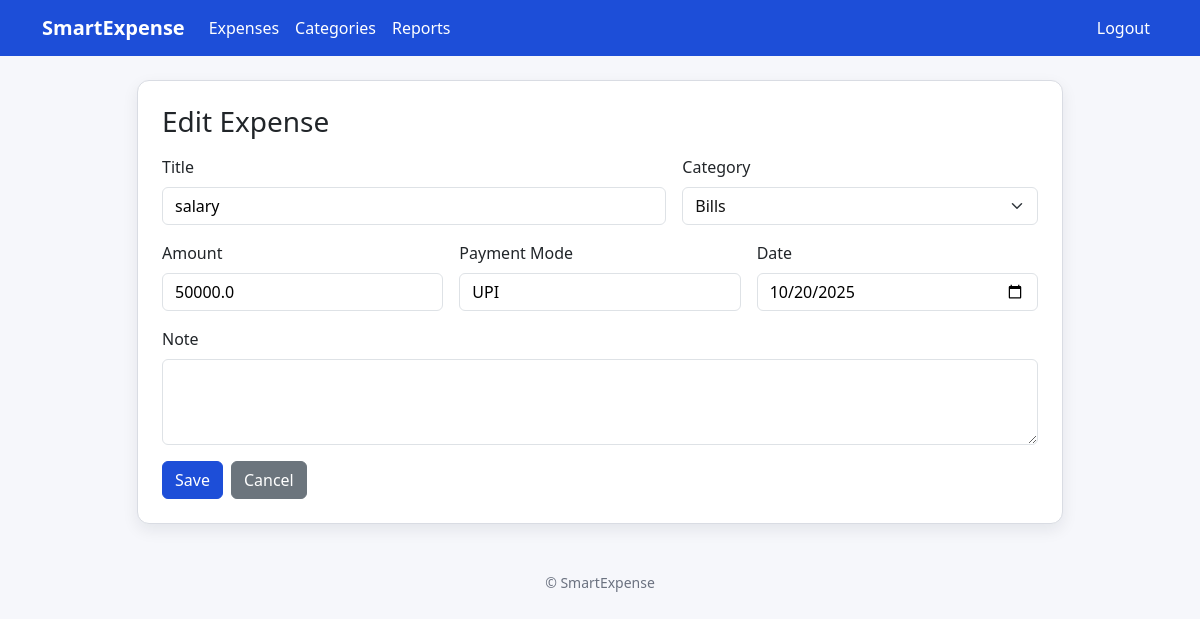
Screenshot of /expenses/11/edit (signed in) with the database file from the repository.
### smartexpense/models/expense.py (models this page shows)
class Expense(db.Model):
    __tablename__ = "expenses"
    id = db.Column(db.Integer, primary_key=True)
    user_id = db.Column(db.Integer, db.ForeignKey("users.id"), nullable=False)
    title = db.Column(db.String(200), nullable=False)
    category_id = db.Column(db.Integer, db.ForeignKey("categories.id"), nullable=False)
    amount = db.Column(db.Float, nullable=False)
    payment_mode = db.Column(db.String(50))  # Cash/Card/UPI
    spent_on = db.Column(db.Date, default=date.today, nullable=False)
    note = db.Column(db.Text)

### smartexpense/blueprints/expenses/routes.py (the view, shortened to what this page needs)
@expenses_bp.route("/<int:expense_id>/edit", methods=["GET", "POST"])
@login_required
def edit_expense(expense_id):
    exp = Expense.query.filter_by(id=expense_id, user_id=current_user.id).first_or_404()
    categories = Category.query.filter_by(user_id=current_user.id, type="expense").order_by(Category.name).all()
    return render_template("expenses/form.html", expense=exp, categories=categories)

### smartexpense/models/user.py (called while the page is built)
@login_manager.user_loader
def load_user(user_id):
    return db.session.get(User, int(user_id))

### smartexpense/templates/expenses/form.html (shortened to what this page needs)
{% extends 'base.html' %}
{% block content %}
<div class="row justify-content-center">
  <div class="col-lg-10">
    <div class="card">
      <div class="card-body p-4">
        <h3 class="mb-3">{% if expense %}Edit Expense{% else %}Add Expenses (up to 3){% endif %}</h3>
        <form method="post">
          {% if expense %}
            <div class="row g-3">
              <div class="col-md-7"><label class="form-label">Title</label><input name="title" class="form-control" value="{{expense.title}}" required></div>
              <div class="col-md-5"><label class="form-label">Category</label>
                <select name="category_id" class="form-select" required>
                  {% for c in categories %}
                  <option value="{{c.id}}" {% if expense.category_id==c.id %}selected{% endif %}>{{c.name}}</option>
                  {% endfor %}
                </select>
              </div>
              <div class="col-md-4"><label class="form-label">Amount</label><input name="amount" type="number" step="0.01" class="form-control" value="{{expense.amount}}" required></div>
              <div class="col-md-4"><label class="form-label">Payment Mode</label><input name="payment_mode" class="form-control" value="{{expense.payment_mode}}" placeholder="Cash / Card / UPI"></div>
              <div class="col-md-4"><label class="form-label">Date</label><input name="spent_on" type="date" class="form-control" value="{{expense.spent_on}}"></div>
              <div class="col-12"><label class="form-label">Note</label><textarea name="note" class="form-control" rows="3">{{expense.note}}</textarea></div>
            </div>
          {% endif %}
          <div class="d-flex gap-2 mt-3">
            <button class="btn btn-primary">Save</button>
            <a class="btn btn-secondary" href="/expenses/">Cancel</a>
          </div>
        </form>
      </div>
    </div>
  </div>
</div>
{% endblock %}

### smartexpense/static/css/style.css (style rules this page uses)
:root { --brand-primary: #1d4ed8; --brand-primary-hover: #173faa; --brand-accent: #22b07d; }
body { background-color: #f6f7fb; color: #111111; }
.card { border: 1px solid #d9dce3; border-radius: 12px; box-shadow: 0 6px 16px rgba(16, 24, 40, 0.08); background-color: #ffffff; }
.btn-primary { background-color: var(--brand-primary); border-color: var(--brand-primary); color: #ffffff; }
.form-control, .form-select, textarea, input, select, textarea::placeholder, input::placeholder { color: #111111 !important; }
textarea, input { caret-color: #111111 !important; }
input[type="email"], input[type="password"], input, textarea { color: #000 !important; -webkit-text-fill-color: #000 !important; caret-color: #000 !important; }

### rows the page displays
Expense: title "salary", amount "50000.0", payment_mode "UPI", spent_on "10/20/2025"

### other values shown
form field category_id "Bills"
